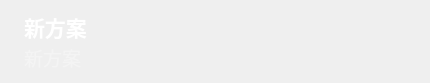
<?xml version="1.0" encoding="UTF-8"?>
<ui version="4.0">
 <class>hzd::SolutionItem</class>
 <widget class="QWidget" name="hzd::SolutionItem">
  <property name="geometry">
   <rect>
    <x>0</x>
    <y>0</y>
    <width>430</width>
    <height>77</height>
   </rect>
  </property>
  <property name="sizePolicy">
   <sizepolicy hsizetype="Preferred" vsizetype="Fixed">
    <horstretch>0</horstretch>
    <verstretch>0</verstretch>
   </sizepolicy>
  </property>
  <property name="windowTitle">
   <string>SolutionItem</string>
  </property>
  <layout class="QHBoxLayout" name="horizontalLayout">
   <item>
    <widget class="QLabel" name="icon">
     <property name="sizePolicy">
      <sizepolicy hsizetype="Fixed" vsizetype="Fixed">
       <horstretch>0</horstretch>
       <verstretch>0</verstretch>
      </sizepolicy>
     </property>
     <property name="maximumSize">
      <size>
       <width>45</width>
       <height>45</height>
      </size>
     </property>
     <property name="text">
      <string/>
     </property>
     <property name="textFormat">
      <enum>Qt::AutoText</enum>
     </property>
     <property name="pixmap">
      <pixmap resource="../resources/resource.qrc">:/resource/solution.svg</pixmap>
     </property>
     <property name="scaledContents">
      <bool>true</bool>
     </property>
    </widget>
   </item>
   <item>
    <layout class="QVBoxLayout" name="verticalLayout">
     <property name="spacing">
      <number>0</number>
     </property>
     <item>
      <widget class="QLabel" name="title">
       <property name="sizePolicy">
        <sizepolicy hsizetype="Expanding" vsizetype="Expanding">
         <horstretch>0</horstretch>
         <verstretch>0</verstretch>
        </sizepolicy>
       </property>
       <property name="font">
        <font>
         <family>SimSun-ExtB</family>
         <pointsize>16</pointsize>
         <weight>75</weight>
         <bold>true</bold>
         <stylestrategy>PreferAntialias</stylestrategy>
        </font>
       </property>
       <property name="styleSheet">
        <string notr="true">color:rgb(255, 255, 255)</string>
       </property>
       <property name="frameShape">
        <enum>QFrame::NoFrame</enum>
       </property>
       <property name="midLineWidth">
        <number>1</number>
       </property>
       <property name="text">
        <string>新方案</string>
       </property>
       <property name="scaledContents">
        <bool>false</bool>
       </property>
      </widget>
     </item>
     <item>
      <widget class="QLabel" name="description">
       <property name="sizePolicy">
        <sizepolicy hsizetype="Expanding" vsizetype="Expanding">
         <horstretch>0</horstretch>
         <verstretch>0</verstretch>
        </sizepolicy>
       </property>
       <property name="font">
        <font>
         <family>agave Nerd Font Mono</family>
         <pointsize>14</pointsize>
         <stylestrategy>PreferAntialias</stylestrategy>
        </font>
       </property>
       <property name="styleSheet">
        <string notr="true">color:rgba(255, 255, 255,77)</string>
       </property>
       <property name="midLineWidth">
        <number>1</number>
       </property>
       <property name="text">
        <string>新方案</string>
       </property>
      </widget>
     </item>
    </layout>
   </item>
   <item>
    <widget class="QPushButton" name="editConfig">
     <property name="sizePolicy">
      <sizepolicy hsizetype="Fixed" vsizetype="Fixed">
       <horstretch>0</horstretch>
       <verstretch>0</verstretch>
      </sizepolicy>
     </property>
     <property name="maximumSize">
      <size>
       <width>25</width>
       <height>25</height>
      </size>
     </property>
     <property name="text">
      <string/>
     </property>
     <property name="icon">
      <iconset resource="../resources/resource.qrc">
       <normaloff>:/resource/editConfig.svg</normaloff>
       <normalon>:/resource/editConfigActive.svg</normalon>
       <activeon>:/resource/editConfigActive.svg</activeon>
       <selectedon>:/resource/editConfigActive.svg</selectedon>:/resource/editConfig.svg</iconset>
     </property>
     <property name="iconSize">
      <size>
       <width>24</width>
       <height>24</height>
      </size>
     </property>
     <property name="flat">
      <bool>true</bool>
     </property>
    </widget>
   </item>
   <item>
    <widget class="QPushButton" name="editMission">
     <property name="sizePolicy">
      <sizepolicy hsizetype="Fixed" vsizetype="Fixed">
       <horstretch>0</horstretch>
       <verstretch>0</verstretch>
      </sizepolicy>
     </property>
     <property name="maximumSize">
      <size>
       <width>25</width>
       <height>25</height>
      </size>
     </property>
     <property name="text">
      <string/>
     </property>
     <property name="icon">
      <iconset resource="../resources/resource.qrc">
       <normaloff>:/resource/editMission.svg</normaloff>
       <normalon>:/resource/editMissionActive.svg</normalon>
       <activeon>:/resource/editMissionActive.svg</activeon>
       <selectedon>:/resource/editMissionActive.svg</selectedon>:/resource/editMission.svg</iconset>
     </property>
     <property name="iconSize">
      <size>
       <width>24</width>
       <height>24</height>
      </size>
     </property>
     <property name="default">
      <bool>false</bool>
     </property>
     <property name="flat">
      <bool>true</bool>
     </property>
    </widget>
   </item>
   <item>
    <widget class="QPushButton" name="start">
     <property name="sizePolicy">
      <sizepolicy hsizetype="Fixed" vsizetype="Fixed">
       <horstretch>0</horstretch>
       <verstretch>0</verstretch>
      </sizepolicy>
     </property>
     <property name="maximumSize">
      <size>
       <width>25</width>
       <height>25</height>
      </size>
     </property>
     <property name="text">
      <string/>
     </property>
     <property name="icon">
      <iconset resource="../resources/resource.qrc">
       <normaloff>:/resource/start.svg</normaloff>
       <normalon>:/resource/startActive.svg</normalon>
       <activeon>:/resource/startActive.svg</activeon>
       <selectedon>:/resource/startActive.svg</selectedon>:/resource/start.svg</iconset>
     </property>
     <property name="iconSize">
      <size>
       <width>24</width>
       <height>24</height>
      </size>
     </property>
     <property name="default">
      <bool>false</bool>
     </property>
     <property name="flat">
      <bool>true</bool>
     </property>
    </widget>
   </item>
   <item>
    <widget class="QPushButton" name="deleteItem">
     <property name="sizePolicy">
      <sizepolicy hsizetype="Fixed" vsizetype="Fixed">
       <horstretch>0</horstretch>
       <verstretch>0</verstretch>
      </sizepolicy>
     </property>
     <property name="maximumSize">
      <size>
       <width>25</width>
       <height>25</height>
      </size>
     </property>
     <property name="text">
      <string/>
     </property>
     <property name="icon">
      <iconset resource="../resources/resource.qrc">
       <normaloff>:/resource/delete.svg</normaloff>
       <normalon>:/resource/startActive.svg</normalon>
       <activeon>:/resource/startActive.svg</activeon>
       <selectedon>:/resource/startActive.svg</selectedon>:/resource/delete.svg</iconset>
     </property>
     <property name="iconSize">
      <size>
       <width>24</width>
       <height>24</height>
      </size>
     </property>
     <property name="default">
      <bool>false</bool>
     </property>
     <property name="flat">
      <bool>true</bool>
     </property>
    </widget>
   </item>
  </layout>
 </widget>
 <resources>
  <include location="../resources/resource.qrc"/>
 </resources>
 <connections/>
</ui>
